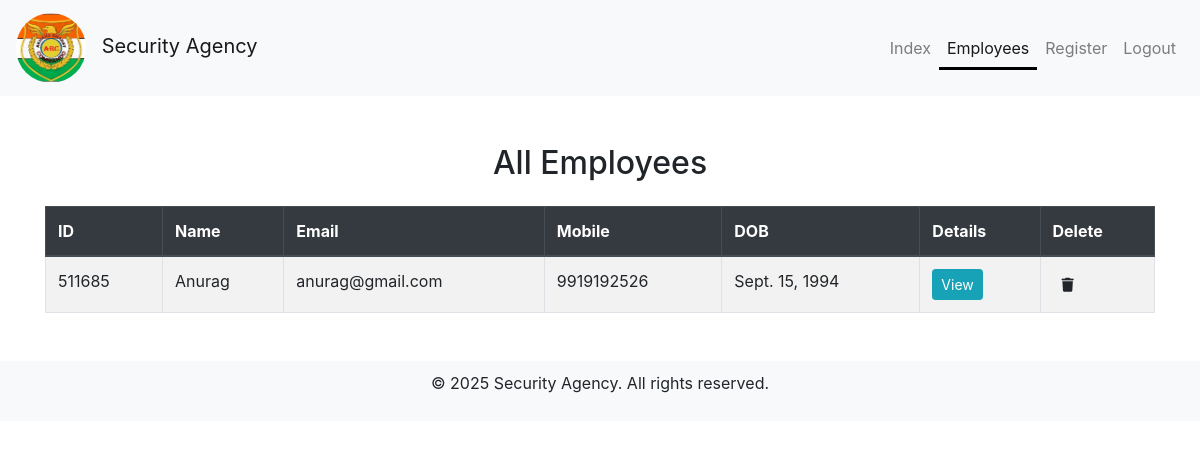
Page /owner/empdetails/ (signed in) on the earlier database version.
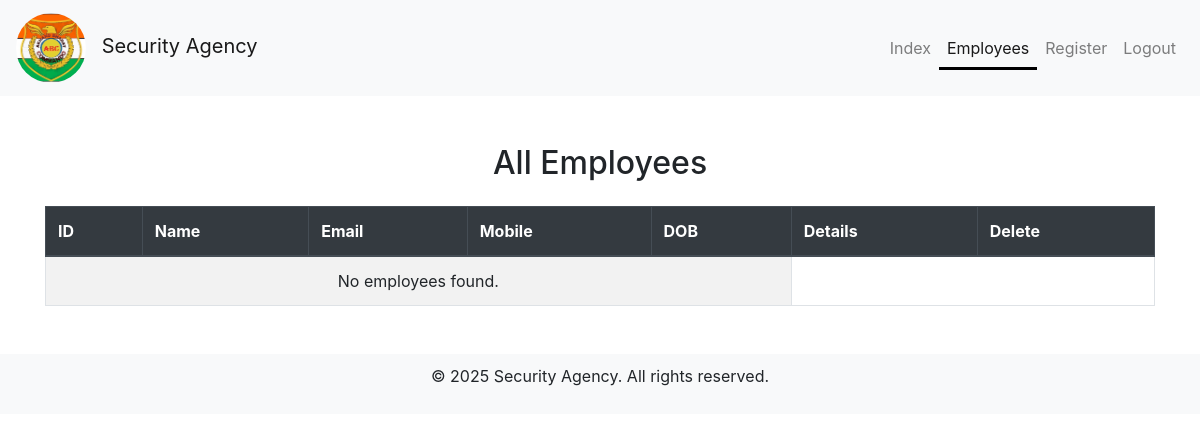
Same page on the later database version.
### employee/models.py (models this page shows, shortened)
class Employee(models.Model):
    employee_id = models.CharField(max_length=10, primary_key=True, blank=True)  # Use employee ID as primary key
    email = models.EmailField(unique=True)
    password = models.CharField(max_length=128)  # Store hashed passwords
    name = models.CharField(max_length=100)  # Example field for employee name
    dob = models.DateField()
    aadhar_number = models.CharField(max_length=12, unique=True, blank=True, null=True)  # New field for Aadhar number
    mobile_number = models.CharField(max_length=10, blank=True, null=True)  # New field for mobile number
    qr_code_data = models.BinaryField(blank=True, null=True)  # Store QR code as binary data
    photo = models.ImageField(upload_to='employee_photos/', blank=True, null=True)

### owner/views.py (the view)
# urls.py: path('empdetails/',views.empdetails, name='empdetails'),
@cache_control(no_cache=True, must_revalidate=True, no_store=True)
def empdetails(request):
    if 'owner_id' in request.session:
        current_time = datetime.datetime.now()
        if 'login_time' not in request.session:
            request.session['login_time'] = current_time.strftime("%Y-%m-%d %H:%M:%S")
        login_time = datetime.datetime.strptime(request.session['login_time'], "%Y-%m-%d %H:%M:%S")
        if current_time - login_time < datetime.timedelta(minutes=ALLOTTED_TIME):
            request.session['login_time'] = current_time.strftime("%Y-%m-%d %H:%M:%S")
            employees = Employee.objects.all()
            m = request.GET.get('m')  # 👈 fetch message
            return render(request, 'owner/empdetails.html', {'employees': employees, 'm': m})
        else:
            request.session.flush()
            return render(request, 'login.html', {'m': 'Session timed out. Please log in again.'})
    else:
        return render(request, 'login.html', {'m': 'Please log in first.'})

### templates/owner/empdetails.html (shortened to what this page needs)
{% load static %}
<!DOCTYPE html>
<html lang="en">
<head>
    <link rel="stylesheet" href="{% static 'css/styles.css' %}">
    <link rel="stylesheet" href="https://stackpath.bootstrapcdn.com/bootstrap/4.5.2/css/bootstrap.min.css">
    <link rel="stylesheet" href="https://cdnjs.cloudflare.com/ajax/libs/font-awesome/6.0.0/css/all.min.css">
</head>
<body>
<nav class="navbar navbar-expand-lg navbar-light bg-light">
    <a class="navbar-brand" href="/">
        <img src="{% static 'images/logo.jpeg' %}" alt="Logo" class="site-logo">
        Security Agency
    </a>
    <div class="collapse navbar-collapse justify-content-end" id="navbarNav">
        <ul class="navbar-nav">
            <li class="nav-item">
                <a class="nav-link" href="{% url 'index' %}">Index</a>
            </li>
            <li class="nav-item">
                <a class="nav-link active custom-active-link" href="{% url 'empdetails' %}">Employees</a>
            </li>
            <li class="nav-item">
                <a class="nav-link" href="{% url 'regemp' %}">Register</a>
            </li>
            <li class="nav-item">
                <a class="nav-link" href="{% url 'logout' %}">Logout</a>
            </li>
        </ul>
    </div>
</nav>
<div class="container mt-5">
    <h2 class="text-center mb-4">All Employees</h2>
    <table class="table table-striped table-bordered">
        <thead class="thead-dark">
            <tr>
                <th>ID</th>
                <th>Name</th>
                <th>Email</th>
                <th>Mobile</th>
                <th>DOB</th>
                <th>Details</th>
                <th>Delete</th>
            </tr>
        </thead>
        <tbody>
            {% for emp in employees %}
            <tr>
                <td>{{ emp.employee_id }}</td>
                <td>{{ emp.name }}</td>
                <td>{{ emp.email }}</td>
                <td>{{ emp.mobile_number }}</td>
                <td>{{ emp.dob }}</td>
                <td>
                    <a href="{% url 'viewemp' emp.employee_id %}" class="btn btn-info btn-sm">View</a>
                  </td>
                  <td>
                    <form action="{% url 'deleteemp' emp.employee_id %}" method="POST" style="display:inline;">
                      <button type="submit" class="btn btn-sm delete-btn" title="Delete Employee">
                        <i class="fas fa-trash"></i>
                      </button>
                    </form>
                  </td>
            </tr>
            {% empty %}
            <tr><td colspan="5" class="text-center">No employees found.</td></tr>
            {% endfor %}
        </tbody>
    </table>
</div>
<footer class="text-center mt-5 mb-3">
    <p>&copy; 2025 Security Agency. All rights reserved.</p>
</footer>
</body>
</html>

Differences in the rows shown:
removed Employee: employee_id "511685", name "Anurag", email "anurag@gmail.com", mobile_number "9919192526", dob "Sept. 15, 1994"
Other differences:
text now shown: "No employees found."
